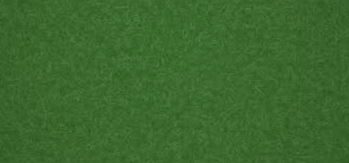
#> input picture assets/bg.png, 349 x 163 px; the run also reads 1 picture not shown here
$ python ImageGenerator.py   (older library calls are emulated)
#> lines starting #> are read from the running program, lines starting #| are printed output that depends on the picture; pictures that were not available may be replaced by others from this repository, and a replacement may not be noted
### wiezenlibrary/Card.py
from enum import IntEnum


class Beilekes(IntEnum):
    BOER = 11
    DAME = 12
    KONING = 13

    # [8 lines left out: function get_name, not called in this run]


class CardType(IntEnum):
    SCHOPPEN = 0
    KLAVEREN = 1
    KOEKEN = 2
    HARTEN = 3

    @staticmethod
    def get_name(card_type: int):
        if int(card_type) == int(CardType.HARTEN):
            return 'harten'
        elif int(card_type) == int(CardType.SCHOPPEN):
            return 'schoppen'
        elif int(card_type) == int(CardType.KLAVEREN):
            return 'klaveren'
        else:
            return 'koeken'


class Card:
    def __init__(self, card_type: int, value: int):
        self.type: int = card_type
        self.value: int = value

    # [5 lines left out: function __str__, not called in this run]

    def __repr__(self):
        return str(self)

    def __eq__(self, other):
        if(other is None): return False
        return self.value == other.value and self.type == other.type

    # [9 lines left out: functions __lt__, __gt__, not called in this run]

    @property
    def image_name(self):
        return f"{CardType.get_name(self.type)}{self.value:02d}"


# [5 lines that do not run on import are left out]

### wiezenlibrary/Player.py
import asyncio
from abc import ABC
from concurrent.futures.thread import ThreadPoolExecutor
from typing import List

from wiezenlibrary.Card import Card, CardType

_executor = ThreadPoolExecutor(10)

class Player(ABC):
    def __init__(self, name: str, identifier: str, is_dealer: bool):
        """
        init of ths abstract class
        :param name: the name for this user
        :param identifier: the unique identifier for this user
        :param is_dealer: a bool denoting whether the player is a dealer
        """
        self.hand: List[Card] = []
        self.identifier = identifier
        self.round_wins: int = 0
        self.is_dealer: bool = is_dealer
        self.name: str = name
        self.start_override = None

        self.last_played: Card or None = None
        self.total_points = 0

    def give_card(self, card: Card):
        self.hand.append(card)

    def play_card(self, card: Card):
        self.hand.remove(card)

    def show_cards(self):
        return self.hand

    # [4 lines left out: function must_start, not called in this run]

    def ask_shuffles(self):
        self.send_message("gij zijt den dealer")
        self.send_message("hoeveel keer wilde shufflen?")

    def send_message(self, message, is_file=False):
        raise NotImplemented()

    def get_card(self, index):
        card = self.hand[index]
        return card

    def remove_card(self, index):
        card = self.hand[index]
        self.hand.remove(card)

    # [13 lines left out: functions count_aces, get_aces, not called in this run]

    def has_card(self, card):
        return card in self.hand

    # [6 lines left out: function has_type, not called in this run]

### wiezenlibrary/Team.py
import AbstractStrategy


class Team:
    def __init__(self, player_list: list, Strategy: AbstractStrategy):
        self.players = player_list
        self.Strategy = Strategy

    # [16 lines left out: functions get_team_round_wins, check_team_win, give_points, not called in this run]

    def has_player(self, player):
        return player in self.players

    # [7 lines left out: function __str__, not called in this run]

### wiezenlibrary/Slag.py
from typing import List, Tuple

from wiezenlibrary.Card import Card, CardType
from wiezenlibrary.Player import Player


class Slag:
    def __init__(self, troef: CardType or int, first=False):
        self.troef: CardType = troef
        # The type everyone must follow unless they cant
        self.type = None
        self.first = first
        self.card_player_tuple: List[Tuple[Player, Card]] = list()

    def lay_card(self, player: Player, card: Card):
        if self.type is None: self.type = card.type
        self.card_player_tuple.append((player, card))

    # [22 lines left out: functions check_winner, check_with_troef_card, not called in this run]

### wiezenlibrary/strategies/AskStrategy.py
from AbstractStrategy import AbstractStrategy

class AskStrategy(AbstractStrategy):

    def __init__(self):
        return

    def get_oposite(self):
        return AskStrategy()

    def get_scores(self, slag_amount):
        return 5

    def check_win(self, teams_wins: int, enemy_wins: int):
        return teams_wins >= 7

### ImageGenerator.py
from PIL import Image, ImageFont, ImageDraw
from typing import List, Tuple
from wiezenlibrary.Card import Card, CardType, Beilekes
from wiezenlibrary.Player import Player
from wiezenlibrary.Team import Team
from wiezenlibrary.Slag import Slag
from wiezenlibrary.strategies.AskStrategy import AskStrategy
from math import ceil
import os
import copy

"""
    CARDS NAMING SCHEME: cardType##.png
    CARDS # VALUES: [1,13]
    cardType VALUES: ["koeken", "harten", "klaveren", "schoppen"]
"""

OUTPUT = "output"
INPUT = "assets"

COLOR1 = (255, 255, 255)
COLOR2 = (0, 0, 0)
BOARD_GREEN = (7, 99, 36)
BOARD_GREY = (92, 90, 80)


class ImageGenerator:

    def __init__(self, deck=1):
        self.deck = deck

    @property
    def font(self):
        return ImageFont.truetype(f"{INPUT}/fonts/font.ttf", 60)

    @property
    def small_font(self):
        return ImageFont.truetype(f"{INPUT}/fonts/font.ttf", 40)

    @staticmethod
    def slag_to_layout(current_slag: Slag, players):
        if not current_slag:
            raise AttributeError("Slag cannot be None")
        new_layout: List[Tuple[Player, Card or None]] = list()
        not_played: List[Player] = list()
        card_players=copy.copy(current_slag.card_player_tuple)
        for player in players:
            for obj in card_players:
                if player.identifier == obj[0].identifier:
                    new_layout.append(obj)
                    card_players.remove(obj)
                    break
            else:
                not_played.append(player)
        for player in not_played:
            new_layout.append((player, None))
        return new_layout

    # [68 lines left out: functions game_score, hand_to_image, not called in this run]

    @staticmethod
    def remove_hand():
        os.remove(f'{OUTPUT}/hand.png')

    @staticmethod
    def remove_table():
        os.remove(f'{OUTPUT}/table.png')

    @staticmethod
    def remove_score():
        os.remove(f'{OUTPUT}/score.png')

    def _get_card_img(self, card: Card):
        return f"{INPUT}/decks/{self.deck}/{card.image_name}.png"

    def _get_card_size(self):
        with Image.open(self._get_card_img(Card(1, 1))) as image:
            return image.size

    def _get_card_type_img(self, card_type: CardType):
        return f"{INPUT}/decks/{self.deck}/{CardType.get_name(card_type)}_icon.png"

    def _table_base(self, current_slag: Slag, players: List[Player], teams: List[Team], offset=20):
#> called with offset = 20
        images = list()
        names = list()

        bg_img = Image.open(f'{INPUT}/bg.png')
#> bg_img is the input picture: PIL image 349x163 P; mean R, G, B 59, 104.6, 46

        table_layout = self.slag_to_layout(current_slag, players)
        for player, card in table_layout:
            images.append(Image.open(self._get_card_img(card)) if card else None)
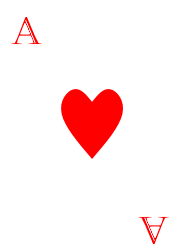
#> input picture assets/decks/1/harten01.png, 180 x 252 px, given in place of klaveren10.png, which was not available
            names.append(player.name if player else None)

        single_width, single_height = self._get_card_size()

        width = 3 * single_width + 4 * offset + 40
        height = 3 * single_height + 8 * offset

        bg_times_x = max(1, ceil(width / bg_img.size[0]))
        bg_times_y = max(1, ceil(height / bg_img.size[1]))

        new_image = Image.new('RGB', (width, height), BOARD_GREEN)
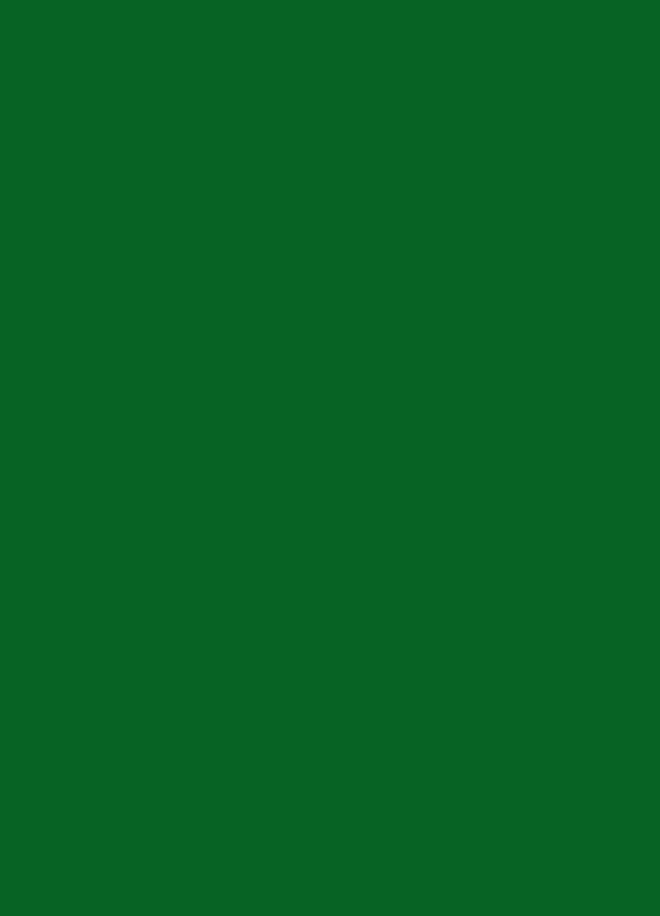
#> new_image: PIL image 660x916 RGB; mean R, G, B 7, 99, 36

        for x in range(0, bg_times_x):
            for y in range(0, bg_times_y):
                new_image.paste(bg_img, (x * bg_img.size[0], bg_img.size[1] * y))
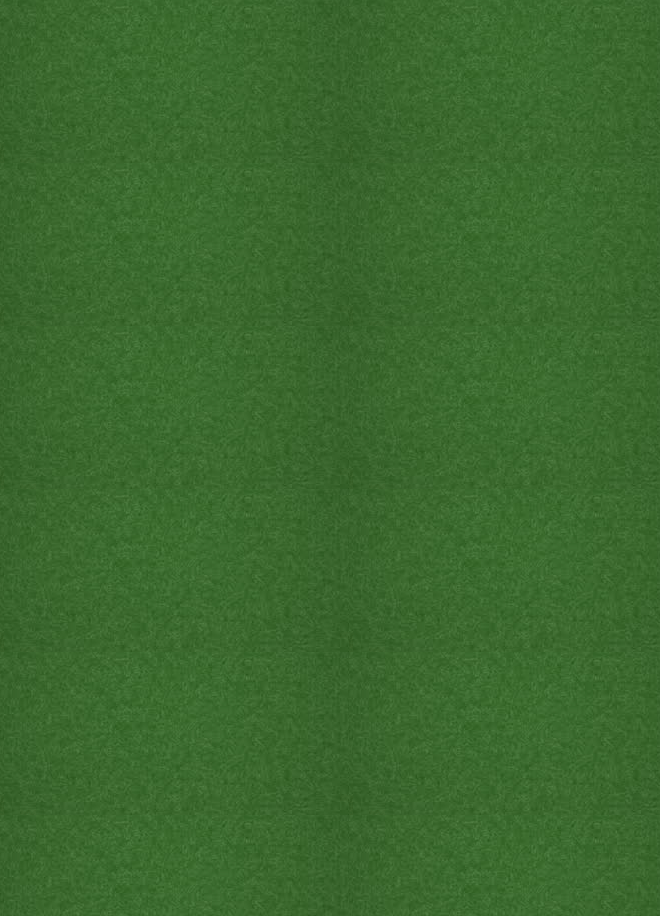
#> new_image: PIL image 660x916 RGB; mean R, G, B 59.2, 104.9, 46.1

        img_positions = [
            (single_width + 2 * offset, 3 * offset),
            (offset, single_height + 4 * offset),
            (single_width * 2 + 3 * offset, single_height + 4 * offset),
            (single_width + 2 * offset, single_height * 2 + 5 * offset)
        ]

        if current_slag.troef:
            troef_image = Image.open(self._get_card_type_img(current_slag.troef))
            size = int(single_width / 2)
            scaling = int(size / troef_image.size[0])
            troef_image.resize((troef_image.size[0] * scaling, troef_image.size[1] * scaling))
            position = (
                int(width / 2 - troef_image.size[0] / 1.5),
                int((height - troef_image.size[1]) / 2)
            )
            new_image.paste(troef_image, position, troef_image)

        for index, image in enumerate(images):
            if image:
                new_image.paste(image, img_positions[index])
                image.close()

        draw = ImageDraw.Draw(new_image)

        text_positions = [
            (2 * offset + single_width, offset),
            (offset, single_height + 2 * offset),
            (2 * single_width + 3 * offset, single_height + 2 * offset),
            (2 * offset + single_width, 2 * single_height + 3 * offset)
        ]

        for index, name in enumerate(names):
            if name:
                fill = COLOR1 if teams[0].has_player(table_layout[index][0]) else COLOR2
                draw.text(text_positions[index], name, font=self.font, fill=fill)

        new_image.save(f"{OUTPUT}/tableBase.png")
        return new_image

    def generate_table(self, current_slag: Slag, players: List[Player], teams: List[Team], offset=20):
        table_base = self._table_base(current_slag, players, teams, offset)
        scores = self.game_score([teams[0].get_team_round_wins(), teams[1].get_team_round_wins()], teams)

        full_height = table_base.size[1] + scores.size[1]
        new_image = Image.new('RGBA', (table_base.size[0], full_height))

        center_x = int((table_base.size[0] - scores.size[0]) / 2)
        new_image.paste(scores, (center_x, 0))
        new_image.paste(table_base, (0, scores.size[1]))
        new_image.save(f"{OUTPUT}/table.png")
        new_image.close()
        table_base.close()
        scores.close()

    # [6 lines left out: function get_output, not called in this run]


if __name__ == '__main__':
    gen = ImageGenerator(1)

    players = [
        Player("Jefke", "0", False),
        Player("Louike", "1", False),
        Player("Franske", "2", False),
        Player("Mark", "3", True)
    ]

    slag = Slag(CardType.KOEKEN)
    slag.lay_card(players[0], Card(CardType.KLAVEREN, 10))
    slag.lay_card(players[1], Card(CardType.HARTEN, 5))

    team1 = Team([players[0]], AskStrategy())
    team2 = Team([players[1], players[2], players[3]], AskStrategy())

#> (the run stopped early here; a loop or call above may not have finished)
